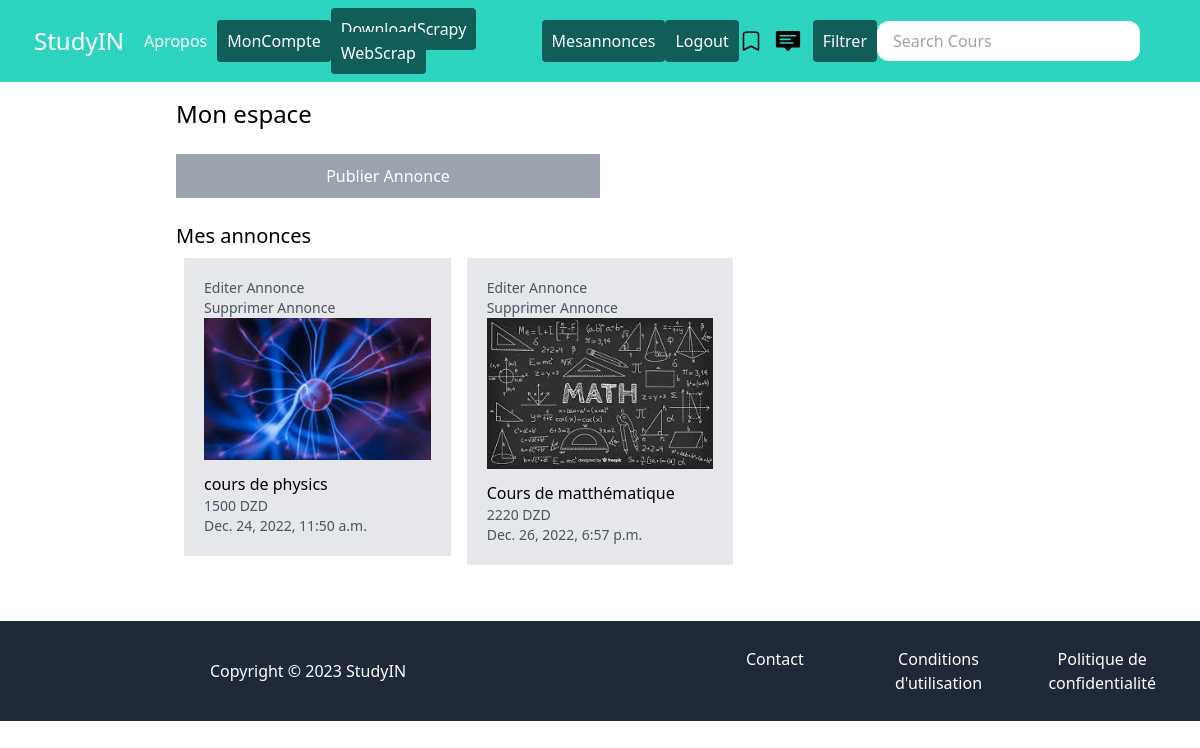
The page /mesannonces/ (signed in) on the database its author committed.
### espaceannonce/models.py (models this page shows, shortened)
class Annonce(models.Model):
    title = models.CharField(max_length=50)
    slug = models.SlugField(max_length=50)
    user = models.ForeignKey(User, related_name='annonces', on_delete=models.CASCADE)
    category = models.ForeignKey(Category, related_name='annonces', on_delete=models.CASCADE)
    modalite = models.ForeignKey(Modalité, related_name='annonces', on_delete=models.CASCADE)
    wilaya = models.ForeignKey(Wilaya, related_name='annonces', on_delete=models.CASCADE)
    theme = models.ForeignKey(Theme, related_name='annonces', on_delete=models.CASCADE)
    image = models.ImageField(upload_to='uploads/annoces_images/', blank=True, null=True)
    thumbnail = models.ImageField(upload_to='uploads/annoces_images/thumbnail', blank=True, null=True)
    commune = models.ForeignKey(Commune, related_name='annonces', on_delete=models.CASCADE)
    tarif = models.IntegerField()
    addresse = models.TextField(blank=False, max_length=70, default="")
    description = models.TextField(blank=True)
    date_pub = models.DateTimeField(auto_now_add=True)
    date_modif=models.DateTimeField(auto_now=True)

### userprofile/views.py (the view)
# urls.py: path('mesannonces/',views.mesannonces,name='mesannonces'),
@login_required
def mesannonces(request):
    return render(request,'userprofile/mesannonces.html')

### userprofile/templates/userprofile/mesannonces.html (shortened to what this page needs)
{%extends 'core/base.html'%}
{% block content %}
    <h1 class="text-2xl">Mon espace</h1>
    <a href="{%url 'add_annonce'%}" class="mt-6 inline-block py-4 px-8 bg-gray-400 text-white">Publier Annonce</a>
    <h2 class="mt-6 text-xl">Mes annonces</h2>
    {%if request.user.annonces%}
    <div class="flex flex-wrap">
        {%for annonce in request.user.annonces.all %}
            <div class="annonce w-1/3 p-2">
                <div class="p-5 bg-gray-200">
                    <p class="text-sm text-gray-600"><a href="{%url 'edit_annonce' annonce.id%}">Editer Annonce</a> </p>
                    <p class="text-sm text-gray-600"><a href="{%url 'delete_annonce' annonce.slug%}">Supprimer Annonce</a></p>
                        <div class="image mb-3">
                            <img src="{{annonce.thumbnail.url}}" alt="image of {{annonce.title}}">
                        </div>
                        <h2 claas="text-xl" >{{annonce.title}}</h2>
                        <p class="text-sm text-gray-600">{{annonce.tarif}} DZD</p>
                        <p class="text-sm text-gray-600">{{annonce.date_pub}} </p>
                </div>
            </div>
        {%endfor%}
    </div>
    {%else%}
        <p class="mt-4 py-4 px-8 bg-gray-200">Vous n'avez publier aucune annonce pour le moment .</p>
    {%endif%}
{% endblock  %}

### static/css/offers.css (style rules this page uses)
body { min-height: 500px; }

### core/templates/core/base.html (style rules this page uses)
.text-white { width: 50%; text-align: center; color: #ffffff; padding: 10px; }

### rows shown on the page
Annonce: thumbnail (picture), title "cours de physics", tarif "1500", date_pub "Dec. 24, 2022, 11:50 a.m."
Annonce: thumbnail (picture), title "Cours de matthématique", tarif "2220", date_pub "Dec. 26, 2022, 6:57 p.m."
